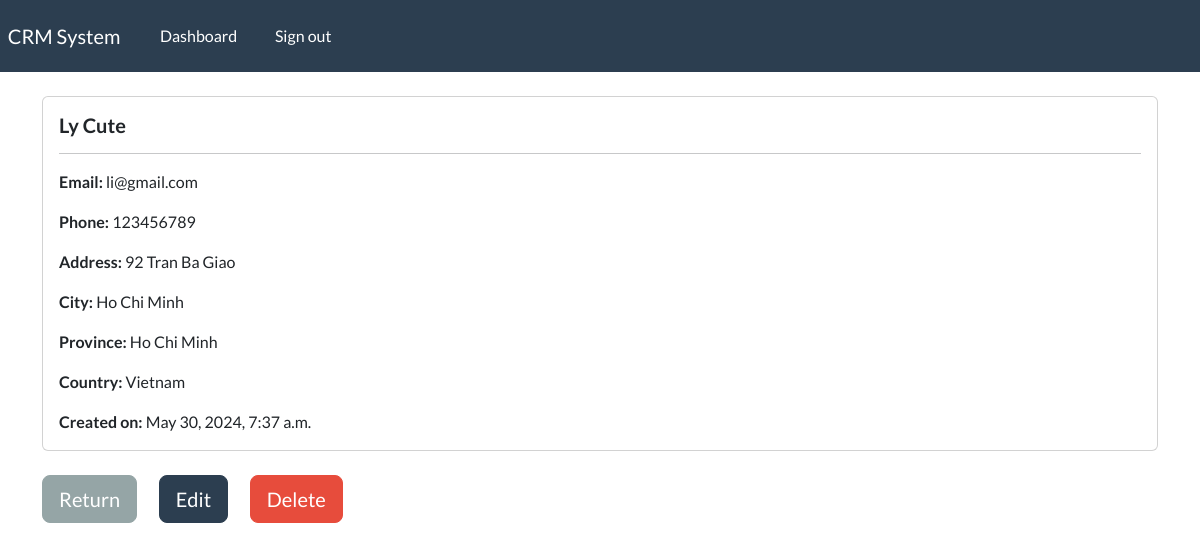
The page /record/2 (signed in) on the database its author committed.
### webapp/models.py (models this page shows, shortened)
class Record(models.Model):
    creation_date= models.DateTimeField(auto_now_add=True)
    first_name = models.CharField(max_length=100)
    last_name = models.CharField(max_length=100)
    email= models.CharField(max_length= 255)
    phone= models.CharField(max_length=20)
    address= models.CharField(max_length=300)
    city = models.CharField(max_length=200)
    province = models.CharField(max_length=200)
    country= models.CharField(max_length=125)

### webapp/views.py (the view)
# urls.py: path('record/<int:pk>', views.view_singular, name='view-record'),
@login_required(login_url="login")
def view_singular(request, pk):
    record = Record.objects.get(id=pk)
    context= {'record': record}
    return render(request, 'webapp/view-record.html', context=context)

### webapp/templates/webapp/view-record.html (shortened to what this page needs)
{% extends "webapp/base.html" %}
{% block content %}
<body>
    <div class="card" >
        <div class="card-body">
          <h5 class="card-title"><strong>{{record.first_name}}  {{record.last_name}}</strong></h5>
          <hr>
          <p class="card-text"><strong>Email:    </strong>{{record.email}}</p>
          <p class="card-text"><strong>Phone:    </strong>{{record.phone}}</p>
          <p class="card-text"><strong>Address:    </strong>{{record.address}}</p>
          <p class="card-text"><strong>City:    </strong>{{record.city}}</p>
          <p class="card-text"><strong>Province:    </strong>{{record.province}}</p>
          <p class="card-text"><strong>Country:    </strong>{{record.country}}</p>
          <p class="card-text"><strong>Created on:    </strong>{{record.creation_date}}</p>
        </div>
      </div>
      <br>
      <a href="{% url 'dashboard' %}" class="btn btn-secondary btn-lg" role="button" aria-disabled="true">Return</a>
      <a href="{% url 'update-record' record.id  %}" class="btn btn-primary btn-lg" role="button" aria-disabled="true">Edit</a>
      <a href="{% url 'delete-record' record.id  %}" class="btn btn-danger btn-lg" role="button" aria-disabled="true">Delete</a>
    </body>
{% endblock  %}

### rows shown on the page
Record: first_name "Ly", last_name "Cute", email "li@gmail.com", phone "123456789", address "92 Tran Ba Giao", city "Ho Chi Minh", province "Ho Chi Minh", country "Vietnam", creation_date "May 30, 2024, 7:37 a.m."
